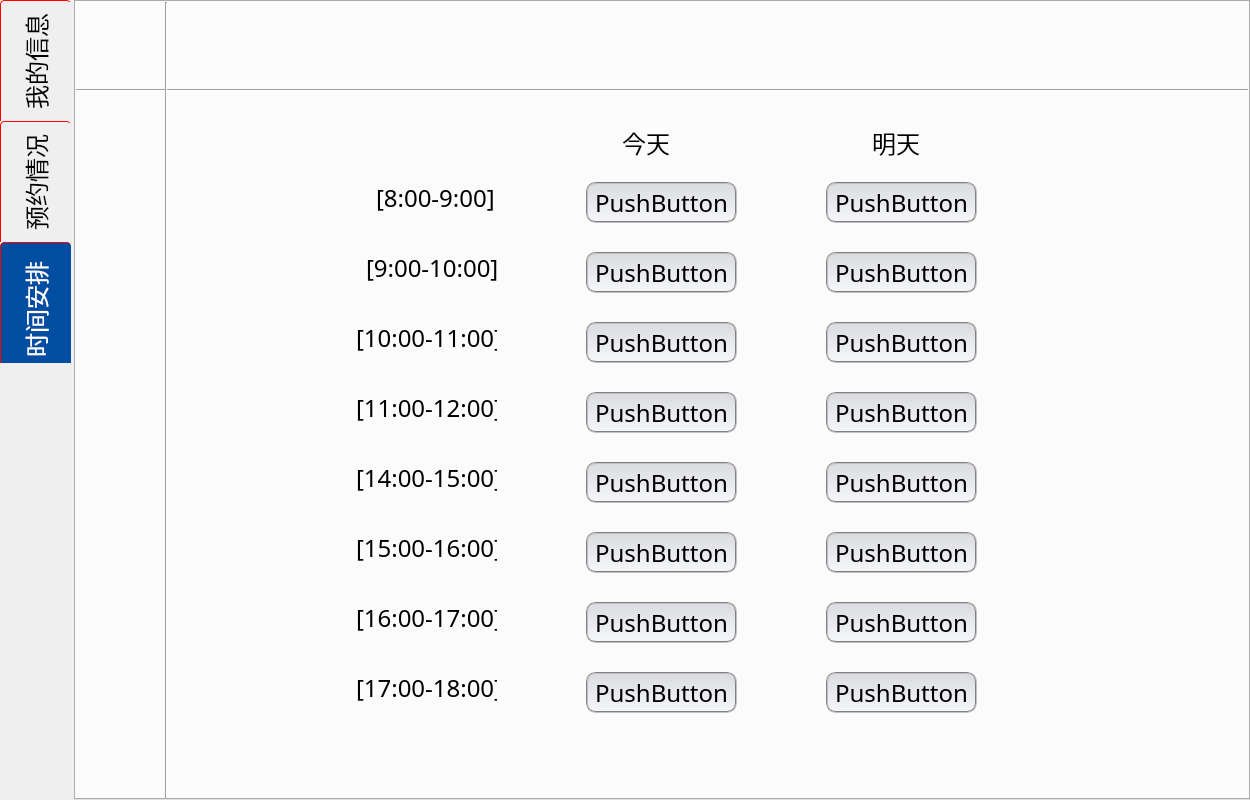
<?xml version="1.0" encoding="UTF-8"?>
<ui version="4.0">
 <class>coach_deal</class>
 <widget class="QTabWidget" name="coach_deal">
  <property name="geometry">
   <rect>
    <x>0</x>
    <y>0</y>
    <width>1250</width>
    <height>800</height>
   </rect>
  </property>
  <property name="minimumSize">
   <size>
    <width>1250</width>
    <height>800</height>
   </size>
  </property>
  <property name="maximumSize">
   <size>
    <width>1250</width>
    <height>800</height>
   </size>
  </property>
  <property name="focusPolicy">
   <enum>Qt::NoFocus</enum>
  </property>
  <property name="windowTitle">
   <string>TabWidget</string>
  </property>
  <property name="windowIcon">
   <iconset resource="resource.qrc">
    <normaloff>:/new/prefix1/窗口图标.png</normaloff>:/new/prefix1/窗口图标.png</iconset>
  </property>
  <property name="whatsThis">
   <string>&lt;html&gt;&lt;head/&gt;&lt;body&gt;&lt;p&gt;我的信息&lt;/p&gt;&lt;p&gt;&lt;br/&gt;&lt;/p&gt;&lt;/body&gt;&lt;/html&gt;</string>
  </property>
  <property name="styleSheet">
   <string notr="true">*{
font-size:24px;
font-family:Century Gothic;

}
#tab_2{border-image: url(:/new/prefix1/背景10.png);}


QTabBar::tab {
		border: none;
		border-top-left-radius: 4px;
		border-top-right-radius: 4px;
        border-top-color:black;
		color: black;
	    border-top:1px solid #ff0000;
        border-left:1px solid #ff0000;

		height: 120px;
		min-width: 60px;
		margin-right: 5px;
		padding-left: 5px;
		padding-right: 5px;
}
QTabBar::tab:hover {
		background: rgb(0, 78, 161);
}
QTabBar::tab:selected {
		color: white;
		background: rgb(0, 78, 161);
}
#widget{border-image: url(:/new/prefix1/背景7.png);}
#tab_3{border-image: url(:/new/prefix1/背景3.jpg);}
</string>
  </property>
  <property name="tabPosition">
   <enum>QTabWidget::West</enum>
  </property>
  <property name="tabShape">
   <enum>QTabWidget::Rounded</enum>
  </property>
  <property name="currentIndex">
   <number>2</number>
  </property>
  <property name="iconSize">
   <size>
    <width>16</width>
    <height>16</height>
   </size>
  </property>
  <property name="elideMode">
   <enum>Qt::ElideNone</enum>
  </property>
  <widget class="QWidget" name="widget">
   <attribute name="title">
    <string>我的信息</string>
   </attribute>
   <widget class="QFrame" name="frame">
    <property name="geometry">
     <rect>
      <x>650</x>
      <y>150</y>
      <width>451</width>
      <height>491</height>
     </rect>
    </property>
    <property name="styleSheet">
     <string notr="true">#frame{
background:transparent;
border-radius:15px;
border:2px solid #000000;
}</string>
    </property>
    <property name="frameShape">
     <enum>QFrame::StyledPanel</enum>
    </property>
    <property name="frameShadow">
     <enum>QFrame::Raised</enum>
    </property>
    <widget class="QWidget" name="layoutWidget">
     <property name="geometry">
      <rect>
       <x>40</x>
       <y>40</y>
       <width>371</width>
       <height>321</height>
      </rect>
     </property>
     <layout class="QVBoxLayout" name="verticalLayout">
      <item>
       <layout class="QHBoxLayout" name="horizontalLayout_9">
        <item>
         <widget class="QLabel" name="label">
          <property name="text">
           <string>    姓名  </string>
          </property>
         </widget>
        </item>
        <item>
         <widget class="QLineEdit" name="lineEdit_name">
          <property name="styleSheet">
           <string notr="true">

border:2px groove gray;border-radius:10px;padding:2px 4px


</string>
          </property>
         </widget>
        </item>
       </layout>
      </item>
      <item>
       <layout class="QHBoxLayout" name="horizontalLayout_2">
        <item>
         <widget class="QLabel" name="label_10">
          <property name="text">
           <string>   性别</string>
          </property>
         </widget>
        </item>
        <item>
         <widget class="QRadioButton" name="radioButton">
          <property name="text">
           <string> 男</string>
          </property>
         </widget>
        </item>
        <item>
         <widget class="QRadioButton" name="radioButton_2">
          <property name="text">
           <string>女</string>
          </property>
         </widget>
        </item>
       </layout>
      </item>
      <item>
       <layout class="QHBoxLayout" name="horizontalLayout_8">
        <item>
         <widget class="QLabel" name="label_2">
          <property name="text">
           <string>   年龄  </string>
          </property>
         </widget>
        </item>
        <item>
         <widget class="QSpinBox" name="spinBox"/>
        </item>
        <item>
         <widget class="QSlider" name="horizontalSlider">
          <property name="orientation">
           <enum>Qt::Horizontal</enum>
          </property>
         </widget>
        </item>
       </layout>
      </item>
      <item>
       <layout class="QHBoxLayout" name="horizontalLayout">
        <item>
         <widget class="QLabel" name="label_3">
          <property name="text">
           <string>   邮箱   </string>
          </property>
         </widget>
        </item>
        <item>
         <widget class="QLineEdit" name="lineEdit_email">
          <property name="styleSheet">
           <string notr="true">
border:2px groove gray;border-radius:10px;padding:2px 4px</string>
          </property>
         </widget>
        </item>
       </layout>
      </item>
      <item>
       <layout class="QHBoxLayout" name="horizontalLayout_3">
        <item>
         <widget class="QLabel" name="label_4">
          <property name="text">
           <string>修改密码</string>
          </property>
         </widget>
        </item>
        <item>
         <widget class="QLineEdit" name="lineEdit_pwd">
          <property name="styleSheet">
           <string notr="true">
border:2px groove gray;border-radius:10px;padding:2px 4px</string>
          </property>
          <property name="echoMode">
           <enum>QLineEdit::Password</enum>
          </property>
         </widget>
        </item>
       </layout>
      </item>
      <item>
       <layout class="QHBoxLayout" name="horizontalLayout_4">
        <item>
         <widget class="QLabel" name="label_5">
          <property name="text">
           <string>确认密码</string>
          </property>
         </widget>
        </item>
        <item>
         <widget class="QLineEdit" name="lineEdit_pwd1">
          <property name="styleSheet">
           <string notr="true">
border:2px groove gray;border-radius:10px;padding:2px 4px</string>
          </property>
          <property name="echoMode">
           <enum>QLineEdit::Password</enum>
          </property>
         </widget>
        </item>
       </layout>
      </item>
     </layout>
    </widget>
    <widget class="QPushButton" name="pushButton">
     <property name="geometry">
      <rect>
       <x>70</x>
       <y>390</y>
       <width>321</width>
       <height>41</height>
      </rect>
     </property>
     <property name="styleSheet">
      <string notr="true">QPushButton
{
     background-color: qlineargradient(x1: 0, y1: 0, x2:    0, y2: 1,  stop: 0 #dadbde, stop: 1 #f6f7fa);

border:2px groove gray;border-radius:10px;padding:2px 4px
}

QPushButton:hover
{
    /*背景颜色*/  
  
	background-color: rgb(159, 159, 159);
}</string>
     </property>
     <property name="text">
      <string>确认完善</string>
     </property>
    </widget>
   </widget>
  </widget>
  <widget class="QWidget" name="tab_2">
   <attribute name="title">
    <string>预约情况</string>
   </attribute>
   <widget class="QTableWidget" name="tableWidget">
    <property name="enabled">
     <bool>false</bool>
    </property>
    <property name="geometry">
     <rect>
      <x>660</x>
      <y>130</y>
      <width>491</width>
      <height>531</height>
     </rect>
    </property>
    <property name="rowCount">
     <number>8</number>
    </property>
    <property name="columnCount">
     <number>2</number>
    </property>
    <attribute name="horizontalHeaderCascadingSectionResizes">
     <bool>false</bool>
    </attribute>
    <attribute name="horizontalHeaderMinimumSectionSize">
     <number>42</number>
    </attribute>
    <attribute name="horizontalHeaderDefaultSectionSize">
     <number>170</number>
    </attribute>
    <attribute name="verticalHeaderMinimumSectionSize">
     <number>29</number>
    </attribute>
    <attribute name="verticalHeaderDefaultSectionSize">
     <number>61</number>
    </attribute>
    <row/>
    <row/>
    <row/>
    <row/>
    <row/>
    <row/>
    <row/>
    <row/>
    <column/>
    <column/>
   </widget>
  </widget>
  <widget class="QWidget" name="tab_3">
   <attribute name="title">
    <string>时间安排  </string>
   </attribute>
   <widget class="QPushButton" name="pushButton_1_1">
    <property name="geometry">
     <rect>
      <x>510</x>
      <y>180</y>
      <width>151</width>
      <height>41</height>
     </rect>
    </property>
    <property name="styleSheet">
     <string notr="true">QPushButton
{
     background-color: qlineargradient(x1: 0, y1: 0, x2:    0, y2: 1,  stop: 0 #dadbde, stop: 1 #f6f7fa);

border:2px groove gray;border-radius:10px;padding:2px 4px
}

QPushButton:hover
{
    /*背景颜色*/  
  
	background-color: rgb(159, 159, 159);
}</string>
    </property>
    <property name="text">
     <string>PushButton</string>
    </property>
   </widget>
   <widget class="QPushButton" name="pushButton_1_2">
    <property name="geometry">
     <rect>
      <x>510</x>
      <y>250</y>
      <width>151</width>
      <height>41</height>
     </rect>
    </property>
    <property name="styleSheet">
     <string notr="true">QPushButton
{
     background-color: qlineargradient(x1: 0, y1: 0, x2:    0, y2: 1,  stop: 0 #dadbde, stop: 1 #f6f7fa);

border:2px groove gray;border-radius:10px;padding:2px 4px
}

QPushButton:hover
{
    /*背景颜色*/  
  
	background-color: rgb(159, 159, 159);
}</string>
    </property>
    <property name="text">
     <string>PushButton</string>
    </property>
   </widget>
   <widget class="QPushButton" name="pushButton_1_3">
    <property name="geometry">
     <rect>
      <x>510</x>
      <y>320</y>
      <width>151</width>
      <height>41</height>
     </rect>
    </property>
    <property name="styleSheet">
     <string notr="true">QPushButton
{
     background-color: qlineargradient(x1: 0, y1: 0, x2:    0, y2: 1,  stop: 0 #dadbde, stop: 1 #f6f7fa);

border:2px groove gray;border-radius:10px;padding:2px 4px
}

QPushButton:hover
{
    /*背景颜色*/  
  
	background-color: rgb(159, 159, 159);
}</string>
    </property>
    <property name="text">
     <string>PushButton</string>
    </property>
   </widget>
   <widget class="QPushButton" name="pushButton_1_4">
    <property name="geometry">
     <rect>
      <x>510</x>
      <y>390</y>
      <width>151</width>
      <height>41</height>
     </rect>
    </property>
    <property name="styleSheet">
     <string notr="true">QPushButton
{
     background-color: qlineargradient(x1: 0, y1: 0, x2:    0, y2: 1,  stop: 0 #dadbde, stop: 1 #f6f7fa);

border:2px groove gray;border-radius:10px;padding:2px 4px
}

QPushButton:hover
{
    /*背景颜色*/  
  
	background-color: rgb(159, 159, 159);
}</string>
    </property>
    <property name="text">
     <string>PushButton</string>
    </property>
   </widget>
   <widget class="QPushButton" name="pushButton_1_5">
    <property name="geometry">
     <rect>
      <x>510</x>
      <y>460</y>
      <width>151</width>
      <height>41</height>
     </rect>
    </property>
    <property name="styleSheet">
     <string notr="true">QPushButton
{
     background-color: qlineargradient(x1: 0, y1: 0, x2:    0, y2: 1,  stop: 0 #dadbde, stop: 1 #f6f7fa);

border:2px groove gray;border-radius:10px;padding:2px 4px
}

QPushButton:hover
{
    /*背景颜色*/  
  
	background-color: rgb(159, 159, 159);
}</string>
    </property>
    <property name="text">
     <string>PushButton</string>
    </property>
   </widget>
   <widget class="QPushButton" name="pushButton_1_6">
    <property name="geometry">
     <rect>
      <x>510</x>
      <y>530</y>
      <width>151</width>
      <height>41</height>
     </rect>
    </property>
    <property name="styleSheet">
     <string notr="true">QPushButton
{
     background-color: qlineargradient(x1: 0, y1: 0, x2:    0, y2: 1,  stop: 0 #dadbde, stop: 1 #f6f7fa);

border:2px groove gray;border-radius:10px;padding:2px 4px
}

QPushButton:hover
{
    /*背景颜色*/  
  
	background-color: rgb(159, 159, 159);
}</string>
    </property>
    <property name="text">
     <string>PushButton</string>
    </property>
   </widget>
   <widget class="QPushButton" name="pushButton_1_7">
    <property name="geometry">
     <rect>
      <x>510</x>
      <y>600</y>
      <width>151</width>
      <height>41</height>
     </rect>
    </property>
    <property name="styleSheet">
     <string notr="true">QPushButton
{
     background-color: qlineargradient(x1: 0, y1: 0, x2:    0, y2: 1,  stop: 0 #dadbde, stop: 1 #f6f7fa);

border:2px groove gray;border-radius:10px;padding:2px 4px
}

QPushButton:hover
{
    /*背景颜色*/  
  
	background-color: rgb(159, 159, 159);
}</string>
    </property>
    <property name="text">
     <string>PushButton</string>
    </property>
   </widget>
   <widget class="QPushButton" name="pushButton_2_3">
    <property name="geometry">
     <rect>
      <x>750</x>
      <y>320</y>
      <width>151</width>
      <height>41</height>
     </rect>
    </property>
    <property name="styleSheet">
     <string notr="true">QPushButton
{
     background-color: qlineargradient(x1: 0, y1: 0, x2:    0, y2: 1,  stop: 0 #dadbde, stop: 1 #f6f7fa);

border:2px groove gray;border-radius:10px;padding:2px 4px
}

QPushButton:hover
{
    /*背景颜色*/  
  
	background-color: rgb(159, 159, 159);
}</string>
    </property>
    <property name="text">
     <string>PushButton</string>
    </property>
   </widget>
   <widget class="QPushButton" name="pushButton_2_6">
    <property name="geometry">
     <rect>
      <x>750</x>
      <y>530</y>
      <width>151</width>
      <height>41</height>
     </rect>
    </property>
    <property name="styleSheet">
     <string notr="true">QPushButton
{
     background-color: qlineargradient(x1: 0, y1: 0, x2:    0, y2: 1,  stop: 0 #dadbde, stop: 1 #f6f7fa);

border:2px groove gray;border-radius:10px;padding:2px 4px
}

QPushButton:hover
{
    /*背景颜色*/  
  
	background-color: rgb(159, 159, 159);
}</string>
    </property>
    <property name="text">
     <string>PushButton</string>
    </property>
   </widget>
   <widget class="QPushButton" name="pushButton_2_7">
    <property name="geometry">
     <rect>
      <x>750</x>
      <y>600</y>
      <width>151</width>
      <height>41</height>
     </rect>
    </property>
    <property name="styleSheet">
     <string notr="true">QPushButton
{
     background-color: qlineargradient(x1: 0, y1: 0, x2:    0, y2: 1,  stop: 0 #dadbde, stop: 1 #f6f7fa);

border:2px groove gray;border-radius:10px;padding:2px 4px
}

QPushButton:hover
{
    /*背景颜色*/  
  
	background-color: rgb(159, 159, 159);
}</string>
    </property>
    <property name="text">
     <string>PushButton</string>
    </property>
   </widget>
   <widget class="QPushButton" name="pushButton_2_1">
    <property name="geometry">
     <rect>
      <x>750</x>
      <y>180</y>
      <width>151</width>
      <height>41</height>
     </rect>
    </property>
    <property name="styleSheet">
     <string notr="true">QPushButton
{
     background-color: qlineargradient(x1: 0, y1: 0, x2:    0, y2: 1,  stop: 0 #dadbde, stop: 1 #f6f7fa);

border:2px groove gray;border-radius:10px;padding:2px 4px
}

QPushButton:hover
{
    /*背景颜色*/  
  
	background-color: rgb(159, 159, 159);
}</string>
    </property>
    <property name="text">
     <string>PushButton</string>
    </property>
   </widget>
   <widget class="QPushButton" name="pushButton_2_2">
    <property name="geometry">
     <rect>
      <x>750</x>
      <y>250</y>
      <width>151</width>
      <height>41</height>
     </rect>
    </property>
    <property name="styleSheet">
     <string notr="true">QPushButton
{
     background-color: qlineargradient(x1: 0, y1: 0, x2:    0, y2: 1,  stop: 0 #dadbde, stop: 1 #f6f7fa);

border:2px groove gray;border-radius:10px;padding:2px 4px
}

QPushButton:hover
{
    /*背景颜色*/  
  
	background-color: rgb(159, 159, 159);
}</string>
    </property>
    <property name="text">
     <string>PushButton</string>
    </property>
   </widget>
   <widget class="QPushButton" name="pushButton_2_5">
    <property name="geometry">
     <rect>
      <x>750</x>
      <y>460</y>
      <width>151</width>
      <height>41</height>
     </rect>
    </property>
    <property name="styleSheet">
     <string notr="true">QPushButton
{
     background-color: qlineargradient(x1: 0, y1: 0, x2:    0, y2: 1,  stop: 0 #dadbde, stop: 1 #f6f7fa);

border:2px groove gray;border-radius:10px;padding:2px 4px
}

QPushButton:hover
{
    /*背景颜色*/  
  
	background-color: rgb(159, 159, 159);
}</string>
    </property>
    <property name="text">
     <string>PushButton</string>
    </property>
   </widget>
   <widget class="QPushButton" name="pushButton_2_4">
    <property name="geometry">
     <rect>
      <x>750</x>
      <y>390</y>
      <width>151</width>
      <height>41</height>
     </rect>
    </property>
    <property name="styleSheet">
     <string notr="true">QPushButton
{
     background-color: qlineargradient(x1: 0, y1: 0, x2:    0, y2: 1,  stop: 0 #dadbde, stop: 1 #f6f7fa);

border:2px groove gray;border-radius:10px;padding:2px 4px
}

QPushButton:hover
{
    /*背景颜色*/  
  
	background-color: rgb(159, 159, 159);
}</string>
    </property>
    <property name="text">
     <string>PushButton</string>
    </property>
   </widget>
   <widget class="QLabel" name="label_6">
    <property name="geometry">
     <rect>
      <x>540</x>
      <y>120</y>
      <width>91</width>
      <height>41</height>
     </rect>
    </property>
    <property name="text">
     <string> 今天</string>
    </property>
   </widget>
   <widget class="QLabel" name="label_7">
    <property name="geometry">
     <rect>
      <x>790</x>
      <y>120</y>
      <width>91</width>
      <height>41</height>
     </rect>
    </property>
    <property name="text">
     <string> 明天</string>
    </property>
   </widget>
   <widget class="QLabel" name="label_8">
    <property name="geometry">
     <rect>
      <x>300</x>
      <y>180</y>
      <width>121</width>
      <height>31</height>
     </rect>
    </property>
    <property name="text">
     <string>[8:00-9:00]</string>
    </property>
   </widget>
   <widget class="QLabel" name="label_12">
    <property name="geometry">
     <rect>
      <x>280</x>
      <y>460</y>
      <width>141</width>
      <height>31</height>
     </rect>
    </property>
    <property name="text">
     <string>[14:00-15:00]</string>
    </property>
   </widget>
   <widget class="QLabel" name="label_13">
    <property name="geometry">
     <rect>
      <x>280</x>
      <y>530</y>
      <width>141</width>
      <height>31</height>
     </rect>
    </property>
    <property name="text">
     <string>[15:00-16:00]</string>
    </property>
   </widget>
   <widget class="QLabel" name="label_14">
    <property name="geometry">
     <rect>
      <x>280</x>
      <y>600</y>
      <width>141</width>
      <height>31</height>
     </rect>
    </property>
    <property name="text">
     <string>[16:00-17:00]</string>
    </property>
   </widget>
   <widget class="QLabel" name="label_9">
    <property name="geometry">
     <rect>
      <x>290</x>
      <y>250</y>
      <width>131</width>
      <height>31</height>
     </rect>
    </property>
    <property name="text">
     <string>[9:00-10:00]</string>
    </property>
   </widget>
   <widget class="QLabel" name="label_15">
    <property name="geometry">
     <rect>
      <x>280</x>
      <y>320</y>
      <width>141</width>
      <height>31</height>
     </rect>
    </property>
    <property name="text">
     <string>[10:00-11:00]</string>
    </property>
   </widget>
   <widget class="QLabel" name="label_16">
    <property name="geometry">
     <rect>
      <x>280</x>
      <y>390</y>
      <width>141</width>
      <height>31</height>
     </rect>
    </property>
    <property name="text">
     <string>[11:00-12:00]</string>
    </property>
   </widget>
   <widget class="QLabel" name="label_17">
    <property name="geometry">
     <rect>
      <x>280</x>
      <y>670</y>
      <width>141</width>
      <height>31</height>
     </rect>
    </property>
    <property name="text">
     <string>[17:00-18:00]</string>
    </property>
   </widget>
   <widget class="QPushButton" name="pushButton_1_8">
    <property name="geometry">
     <rect>
      <x>510</x>
      <y>670</y>
      <width>151</width>
      <height>41</height>
     </rect>
    </property>
    <property name="styleSheet">
     <string notr="true">QPushButton
{
     background-color: qlineargradient(x1: 0, y1: 0, x2:    0, y2: 1,  stop: 0 #dadbde, stop: 1 #f6f7fa);

border:2px groove gray;border-radius:10px;padding:2px 4px
}

QPushButton:hover
{
    /*背景颜色*/  
  
	background-color: rgb(159, 159, 159);
}</string>
    </property>
    <property name="text">
     <string>PushButton</string>
    </property>
   </widget>
   <widget class="QPushButton" name="pushButton_2_8">
    <property name="geometry">
     <rect>
      <x>750</x>
      <y>670</y>
      <width>151</width>
      <height>41</height>
     </rect>
    </property>
    <property name="styleSheet">
     <string notr="true">QPushButton
{
     background-color: qlineargradient(x1: 0, y1: 0, x2:    0, y2: 1,  stop: 0 #dadbde, stop: 1 #f6f7fa);

border:2px groove gray;border-radius:10px;padding:2px 4px
}

QPushButton:hover
{
    /*背景颜色*/  
  
	background-color: rgb(159, 159, 159);
}</string>
    </property>
    <property name="text">
     <string>PushButton</string>
    </property>
   </widget>
   <widget class="Line" name="line">
    <property name="geometry">
     <rect>
      <x>0</x>
      <y>80</y>
      <width>1211</width>
      <height>16</height>
     </rect>
    </property>
    <property name="orientation">
     <enum>Qt::Horizontal</enum>
    </property>
   </widget>
   <widget class="Line" name="line_2">
    <property name="geometry">
     <rect>
      <x>80</x>
      <y>0</y>
      <width>20</width>
      <height>801</height>
     </rect>
    </property>
    <property name="orientation">
     <enum>Qt::Vertical</enum>
    </property>
   </widget>
  </widget>
 </widget>
 <resources>
  <include location="resource.qrc"/>
 </resources>
 <connections/>
</ui>
